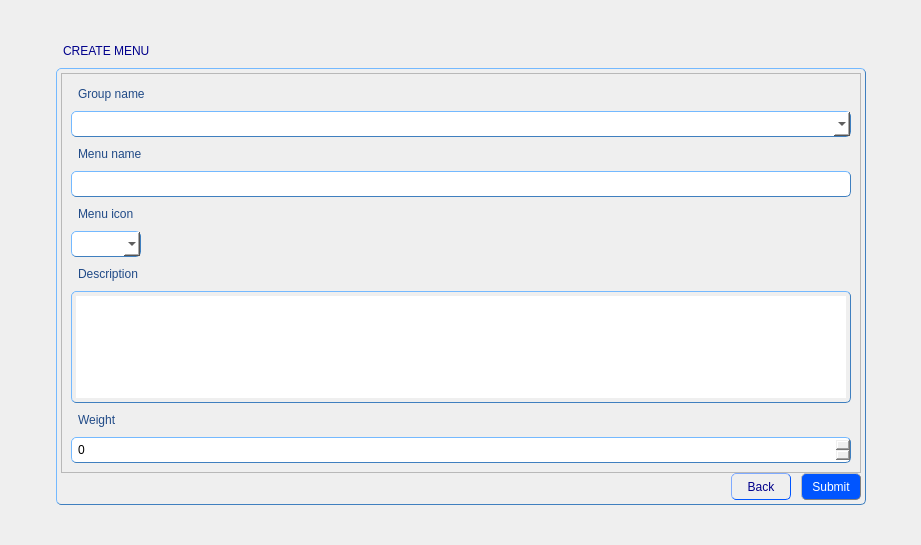
<?xml version="1.0" encoding="UTF-8"?>
<ui version="4.0">
 <class>CreateMenuForm</class>
 <widget class="BaseForm" name="CreateMenuForm">
  <property name="geometry">
   <rect>
    <x>0</x>
    <y>0</y>
    <width>921</width>
    <height>545</height>
   </rect>
  </property>
  <property name="windowTitle">
   <string>Form</string>
  </property>
  <property name="styleSheet">
   <string notr="true">QGroupBox {
               color: black;
               padding: 4px;
               border: 1px solid rgb(63, 127, 191); 
               border-radius: 5px;
               border-style: outset;
              }
QTabWidget {
               color: blue;
               padding: 4px;
               border-radius: 5px;
               border: 1px solid rgb(63, 127, 191); 
               border-style: outset;
	           font: 11pt &quot;MS Shell Dlg 2&quot;;
              }
QWidget {
               color: rgb(32, 74, 135);
	           font: 11pt &quot;MS Shell Dlg 2&quot;;
              }
QScrollBar {
			   background-color: rgb(240, 240, 240);
              }
QLabel {
               color: rgb(32, 74, 135);
               padding: 4px;
               border-radius: 5px;
               border-style: outset;
	           font: 11pt &quot;MS Shell Dlg 2&quot;;
              }
QLineEdit {
               color: black;
               padding: 4px;
               border: 1px solid rgb(63, 127, 191); 
               border-radius: 5px;
               border-style: outset;
	           font: 10pt &quot;MS Shell Dlg 2&quot;;
              }
QComboBox {
			   color: black;
               padding: 4px;
               border: 1px solid rgb(63, 127, 191); 
               border-radius: 5px;
               border-style: outset;
               font: 9pt &quot;MS Shell Dlg 2&quot;;
			   background-color: rgb(255, 255, 255);
              }
QPlainTextEdit {
               color: black;
               padding: 4px;
               border: 1px solid rgb(63, 127, 191); 
               border-radius: 5px;
               border-style: outset;
	           font: 10pt &quot;MS Shell Dlg 2&quot;;
              }
QSpinBox {
               color: black;
               padding: 4px;
               border: 1px solid rgb(63, 127, 191); 
               border-radius: 5px;
               border-style: outset;
	           font: 10pt &quot;MS Shell Dlg 2&quot;;
              }
QListView {
               color: black;
               padding: 4px;
               border: 1px solid rgb(63, 127, 191); 
               border-radius: 5px;
               border-style: outset;
	           font: 10pt &quot;MS Shell Dlg 2&quot;;
              }</string>
  </property>
  <layout class="QGridLayout" name="gridLayout_2">
   <item row="1" column="1">
    <widget class="QLabel" name="label">
     <property name="sizePolicy">
      <sizepolicy hsizetype="Preferred" vsizetype="Fixed">
       <horstretch>0</horstretch>
       <verstretch>0</verstretch>
      </sizepolicy>
     </property>
     <property name="styleSheet">
      <string notr="true">QLabel {
               color: darkblue;
               padding: 4px;
               border-radius: 5px;
               border-style: outset;
	           font: 12pt &quot;MS Shell Dlg 2&quot;;
              }</string>
     </property>
     <property name="text">
      <string>CREATE MENU</string>
     </property>
    </widget>
   </item>
   <item row="2" column="1">
    <widget class="QGroupBox" name="groupBox">
     <property name="minimumSize">
      <size>
       <width>0</width>
       <height>0</height>
      </size>
     </property>
     <property name="maximumSize">
      <size>
       <width>16777215</width>
       <height>16777215</height>
      </size>
     </property>
     <property name="title">
      <string/>
     </property>
     <layout class="QGridLayout" name="gridLayout">
      <property name="leftMargin">
       <number>0</number>
      </property>
      <property name="topMargin">
       <number>0</number>
      </property>
      <property name="rightMargin">
       <number>0</number>
      </property>
      <property name="bottomMargin">
       <number>0</number>
      </property>
      <property name="spacing">
       <number>0</number>
      </property>
      <item row="2" column="0">
       <spacer name="verticalSpacer">
        <property name="orientation">
         <enum>Qt::Vertical</enum>
        </property>
        <property name="sizeType">
         <enum>QSizePolicy::Maximum</enum>
        </property>
        <property name="sizeHint" stdset="0">
         <size>
          <width>40</width>
          <height>10</height>
         </size>
        </property>
       </spacer>
      </item>
      <item row="1" column="0">
       <widget class="QScrollArea" name="scrollArea">
        <property name="minimumSize">
         <size>
          <width>800</width>
          <height>400</height>
         </size>
        </property>
        <property name="maximumSize">
         <size>
          <width>16777215</width>
          <height>400</height>
         </size>
        </property>
        <property name="widgetResizable">
         <bool>true</bool>
        </property>
        <widget class="QWidget" name="scrollAreaWidgetContents">
         <property name="geometry">
          <rect>
           <x>0</x>
           <y>0</y>
           <width>798</width>
           <height>398</height>
          </rect>
         </property>
         <layout class="QGridLayout" name="gridLayout_3">
          <item row="0" column="0">
           <widget class="QLabel" name="label_2">
            <property name="text">
             <string>Group name</string>
            </property>
           </widget>
          </item>
          <item row="1" column="0">
           <widget class="QComboBox" name="groupNameBox"/>
          </item>
          <item row="2" column="0">
           <widget class="QLabel" name="label_3">
            <property name="text">
             <string>Menu name</string>
            </property>
           </widget>
          </item>
          <item row="3" column="0">
           <widget class="QLineEdit" name="menuTextLine"/>
          </item>
          <item row="4" column="0">
           <widget class="QLabel" name="label_4">
            <property name="text">
             <string>Menu icon</string>
            </property>
           </widget>
          </item>
          <item row="5" column="0">
           <layout class="QHBoxLayout" name="horizontalLayout_2">
            <item>
             <widget class="QComboBox" name="menuIconBox"/>
            </item>
            <item>
             <spacer name="horizontalSpacer_5">
              <property name="orientation">
               <enum>Qt::Horizontal</enum>
              </property>
              <property name="sizeHint" stdset="0">
               <size>
                <width>40</width>
                <height>20</height>
               </size>
              </property>
             </spacer>
            </item>
           </layout>
          </item>
          <item row="6" column="0">
           <widget class="QLabel" name="label_5">
            <property name="text">
             <string>Description</string>
            </property>
           </widget>
          </item>
          <item row="8" column="0">
           <widget class="QLabel" name="label_6">
            <property name="text">
             <string>Weight</string>
            </property>
           </widget>
          </item>
          <item row="9" column="0">
           <widget class="QSpinBox" name="weightSpinBox"/>
          </item>
          <item row="7" column="0">
           <widget class="QPlainTextEdit" name="descriptionEdit"/>
          </item>
         </layout>
        </widget>
       </widget>
      </item>
      <item row="3" column="0">
       <layout class="QHBoxLayout" name="horizontalLayout">
        <property name="spacing">
         <number>0</number>
        </property>
        <item>
         <spacer name="horizontalSpacer_2">
          <property name="orientation">
           <enum>Qt::Horizontal</enum>
          </property>
          <property name="sizeHint" stdset="0">
           <size>
            <width>40</width>
            <height>20</height>
           </size>
          </property>
         </spacer>
        </item>
        <item>
         <widget class="QToolButton" name="backButton">
          <property name="minimumSize">
           <size>
            <width>60</width>
            <height>0</height>
           </size>
          </property>
          <property name="styleSheet">
           <string notr="true">QToolButton {
                color: darkblue;
               padding: 4px;
               border: 1px solid rgb(0, 85, 255); 
               border-radius: 5px;
               border-style: outset;
               font: 10pt &quot;MS Shell Dlg 2&quot;;
              }

QToolButton:hover {
               color: white;
               border: 1px solid grey;
               background-color: rgb(0, 78, 235);
               }

QToolButton:pressed {
               color: rgb(0, 0, 197)
               background: shadow;
               border-style: inset;
               }</string>
          </property>
          <property name="text">
           <string>Back</string>
          </property>
         </widget>
        </item>
        <item>
         <spacer name="horizontalSpacer">
          <property name="orientation">
           <enum>Qt::Horizontal</enum>
          </property>
          <property name="sizeType">
           <enum>QSizePolicy::Minimum</enum>
          </property>
          <property name="sizeHint" stdset="0">
           <size>
            <width>10</width>
            <height>20</height>
           </size>
          </property>
         </spacer>
        </item>
        <item>
         <widget class="QToolButton" name="submitButton">
          <property name="minimumSize">
           <size>
            <width>60</width>
            <height>0</height>
           </size>
          </property>
          <property name="styleSheet">
           <string notr="true">QToolButton {
               color: white;
               padding: 4px;
               border: 1px solid grey; 
               border-radius: 5px;
               border-style: outset;
               max-width: 120px;
               background-color: rgb(0, 85, 255);
               font: 10pt &quot;MS Shell Dlg 2&quot;;
              }

QToolButton:hover {
               color: darkblue;
               border: 1px solid grey;
               background-color: rgb(255, 255, 255);
               }

QToolButton:pressed {
               color: rgb(0, 0, 197)
               background: shadow;
               border-style: inset;
			    background-color: rgb(0, 78, 235);
               }</string>
          </property>
          <property name="text">
           <string>Submit</string>
          </property>
         </widget>
        </item>
       </layout>
      </item>
     </layout>
    </widget>
   </item>
   <item row="2" column="0">
    <spacer name="horizontalSpacer_3">
     <property name="orientation">
      <enum>Qt::Horizontal</enum>
     </property>
     <property name="sizeHint" stdset="0">
      <size>
       <width>40</width>
       <height>20</height>
      </size>
     </property>
    </spacer>
   </item>
   <item row="3" column="1">
    <spacer name="verticalSpacer_3">
     <property name="orientation">
      <enum>Qt::Vertical</enum>
     </property>
     <property name="sizeHint" stdset="0">
      <size>
       <width>20</width>
       <height>40</height>
      </size>
     </property>
    </spacer>
   </item>
   <item row="0" column="1">
    <spacer name="verticalSpacer_2">
     <property name="orientation">
      <enum>Qt::Vertical</enum>
     </property>
     <property name="sizeHint" stdset="0">
      <size>
       <width>20</width>
       <height>40</height>
      </size>
     </property>
    </spacer>
   </item>
   <item row="2" column="2">
    <spacer name="horizontalSpacer_4">
     <property name="orientation">
      <enum>Qt::Horizontal</enum>
     </property>
     <property name="sizeHint" stdset="0">
      <size>
       <width>40</width>
       <height>20</height>
      </size>
     </property>
    </spacer>
   </item>
  </layout>
 </widget>
    <customwidgets>
        <customwidget>
            <class>BaseForm</class>
            <extends>QWidget</extends>
            <header>BaseForm.h</header>
            <container>1</container>
        </customwidget>
    </customwidgets>
 <resources/>
 <connections/>
</ui>
